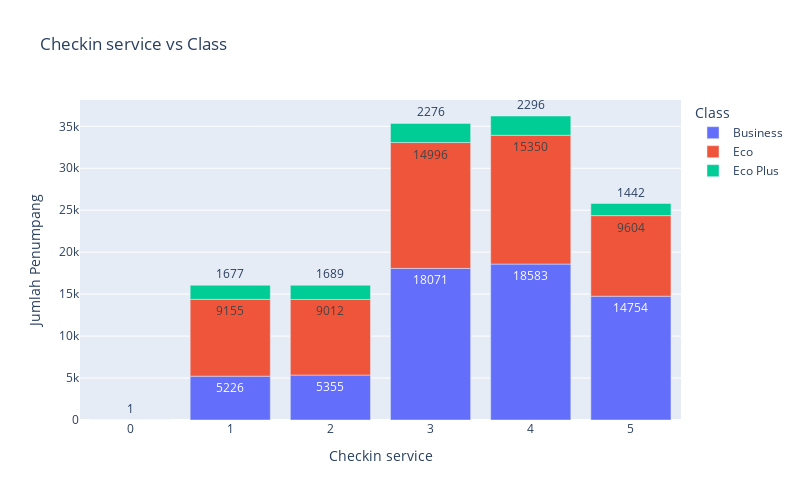

Here is the notebook cell this chart was saved with:
### Code cell
df_checkin = df_merge.groupby(['Checkin service', 'Class']).size().reset_index(name='Jumlah')

fig_bar_checkin = px.bar(df_checkin, x='Checkin service', y='Jumlah', color='Class', title='Checkin service vs Class', 
                      labels={'Checkin service': 'Checkin service', 'Jumlah': 'Jumlah Penumpang'}, text='Jumlah')
fig_bar_checkin.update_layout(width=800, height=500)
fig_bar_checkin.show()

### Figure 1 — Plotly figure (JSON) as saved in the notebook; plotly's stock layout.template omitted (floating-point values rounded to 4 significant figures)
{"data": [{"alignmentgroup": "True", "hovertemplate": "Class=Business<br>Checkin service=%{x}<br>Jumlah Penumpang=%{text}<extra></extra>", "legendgroup": "Business", "marker": {"color": "#636efa", "pattern": {"shape": ""}}, "name": "Business", "offsetgroup": "Business", "orientation": "v", "showlegend": true, "text": [1, 5226, 5355, 18071, 18583, 14754], "textposition": "auto", "type": "bar", "x": [0, 1, 2, 3, 4, 5], "xaxis": "x", "y": [1, 5226, 5355, 18071, 18583, 14754], "yaxis": "y"}, {"alignmentgroup": "True", "hovertemplate": "Class=Eco<br>Checkin service=%{x}<br>Jumlah Penumpang=%{text}<extra></extra>", "legendgroup": "Eco", "marker": {"color": "#EF553B", "pattern": {"shape": ""}}, "name": "Eco", "offsetgroup": "Eco", "orientation": "v", "showlegend": true, "text": [9155, 9012, 14996, 15350, 9604], "textposition": "auto", "type": "bar", "x": [1, 2, 3, 4, 5], "xaxis": "x", "y": [9155, 9012, 14996, 15350, 9604], "yaxis": "y"}, {"alignmentgroup": "True", "hovertemplate": "Class=Eco Plus<br>Checkin service=%{x}<br>Jumlah Penumpang=%{text}<extra></extra>", "legendgroup": "Eco Plus", "marker": {"color": "#00cc96", "pattern": {"shape": ""}}, "name": "Eco Plus", "offsetgroup": "Eco Plus", "orientation": "v", "showlegend": true, "text": [1677, 1689, 2276, 2296, 1442], "textposition": "auto", "type": "bar", "x": [1, 2, 3, 4, 5], "xaxis": "x", "y": [1677, 1689, 2276, 2296, 1442], "yaxis": "y"}], "layout": {"barmode": "relative", "height": 500, "legend": {"title": {"text": "Class"}, "tracegroupgap": 0}, "title": {"text": "Checkin service vs Class"}, "width": 800, "xaxis": {"anchor": "y", "domain": [0, 1], "title": {"text": "Checkin service"}}, "yaxis": {"anchor": "x", "domain": [0, 1], "title": {"text": "Jumlah Penumpang"}}}}
